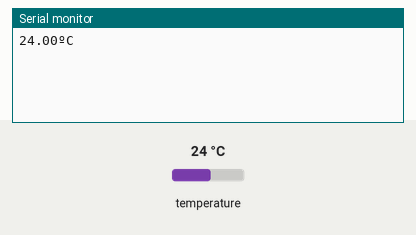
This sketch was run on a simulated Arduino Uno, built with avr-gcc and run on an emulated ATmega328P. Parts: the last lines printed to the serial monitor. Inputs (shaded band) come from the test bench; at power-on: temperature 24 °C.

Above: at 1.5 s.
1.6 s: temperature set to 12 °C
At 3.4 s:
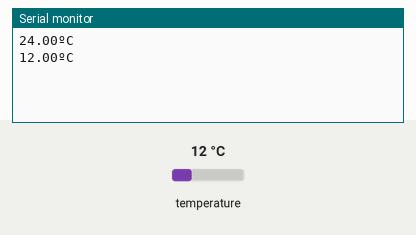
3.7 s: temperature set to 19 °C
At 5.3 s:
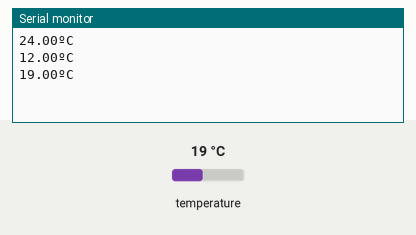
Timing chart, 0 to 6.8 s (numbered marks = the images above; inputs shaded):
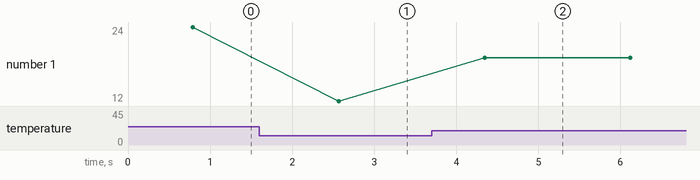

Measured:
- after the input at 1.6 s, the serial monitor: prints a new line after 0.97 s (image 1)
- after the input at 3.7 s, the serial monitor: prints a new line after 0.65 s (image 2)
- plotted number 1: 24 → 12 after the input at 1.6 s, 12 → 19 after the input at 3.7 s

The sketch:

DS18b20.ino
```cpp
#include <OneWire.h>
#include <DallasTemperature.h>

// GPIO where the DS18B20 is connected to
const int oneWireBus = 26;

// Setup a oneWire instance to communicate with any OneWire devices
OneWire oneWire(oneWireBus);

// Pass our oneWire reference to Dallas Temperature sensor
DallasTemperature sensors(&oneWire);

void setup() {
  // Start the Serial Monitor
  Serial.begin(115200);
  // Start the DS18B20 sensor
  sensors.begin();
}

void loop() {
  sensors.requestTemperatures();
  float temperatureC = sensors.getTempCByIndex(0);
  float temperatureF = sensors.getTempFByIndex(0);
  Serial.print(temperatureC);
  Serial.println("ºC");
  // Serial.print(temperatureF);
  // Serial.println("ºF");
  delay(1000);
}
```
